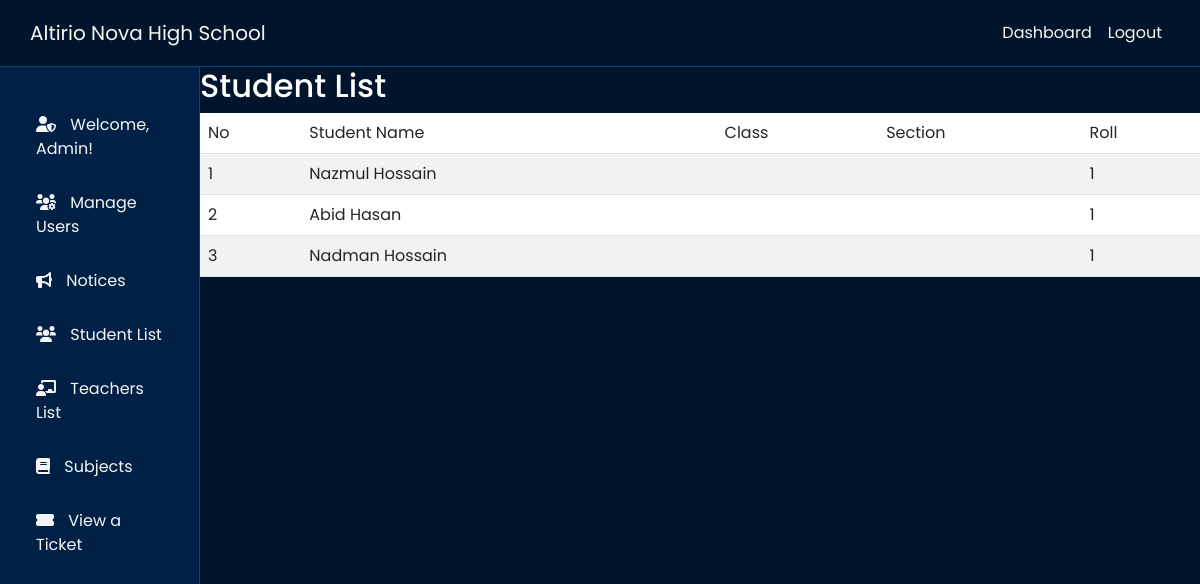
Page /student_list (signed in) on the earlier database version.
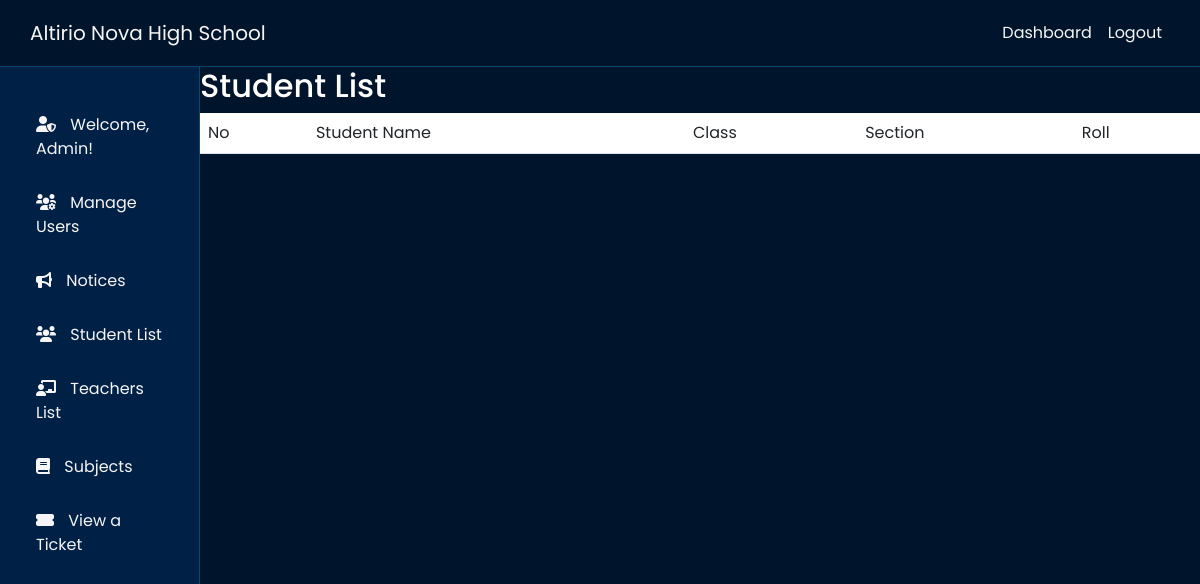
Same page on the later database version.
### School/models.py (models this page shows, shortened)
class Student(models.Model):
    profile = models.OneToOneField(Profile, on_delete=models.CASCADE)
    class_name = models.CharField(max_length=20)
    section = models.CharField(max_length=2)
    roll_no = models.IntegerField()
    full_name = models.CharField(max_length=255, default="give_me_name")
    year_of_admission = models.DateField(null=True, blank=True, default=now)
    photo = models.ImageField(upload_to='student_photos/', null=True, blank=True)  # Add this field

class Profile(models.Model):
    ROLE_CHOICES = [
        ('Admin', 'Admin'),
        ('Teacher', 'Teacher'),
        ('Student', 'Student'),
    ]
    user = models.OneToOneField(User, on_delete=models.CASCADE)
    role = models.CharField(max_length=10, choices=ROLE_CHOICES)

### School/views.py (the view)
# urls.py: path('student_list', views.student_list, name='student_list'),
@login_required
def student_list(request):
    if request.user.profile.role not in ["Teacher", "Admin"]:
        return HttpResponseForbidden()
    students = Student.objects.all()
    return render(request, "html/student_list.html", {"students": students})

### School/templates/html/student_list.html (shortened to what this page needs)
{% extends 'base.html' %}
{% block content %}
<h2>Student List</h2>
<table class="table table-striped table-hover">
    <thead>
        <tr>
            <th>No</th>
            <th>Student Name</th>
            <th>Class</th>
            <th>Section</th>
            <th>Roll</th>
        </tr>
    </thead>
    <tbody>
        {% for student in students %}
        <tr>
            <td>{{ forloop.counter }}</td>
            <td>{{ student.profile.user.get_full_name }}</td>
            <td>{{ student.class_name.name }}</td>
            <td>{{ student.section.name }}</td>
            <td>{{ student.roll_no }}</td>
        </tr>
        {% endfor %}
    </tbody>
</table>
{% endblock %}

Differences in the rows shown:
removed Student: profile.user.get_full_name "Nazmul Hossain", roll_no "1"
removed Student: profile.user.get_full_name "Abid Hasan", roll_no "1"
removed Student: profile.user.get_full_name "Nadman Hossain", roll_no "1"
